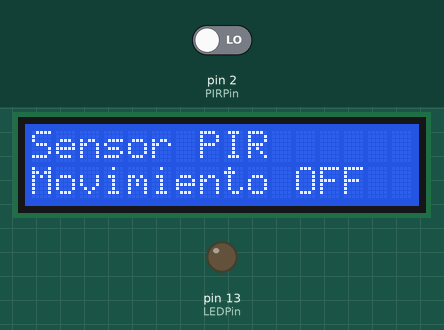
This sketch was run on a simulated Arduino Uno, built with avr-gcc and run on an emulated ATmega328P. Parts: 16×2 character LCD, output pins drawn as LEDs (lit = HIGH). The test bench sets the inputs (shaded band); at power-on: pin 2 (PIRPin) LOW. What the sketch prints to the serial monitor is not drawn.

Above: at 1.2 s.
1.3 s: pin 2 (PIRPin) driven HIGH
At 1.8 s:
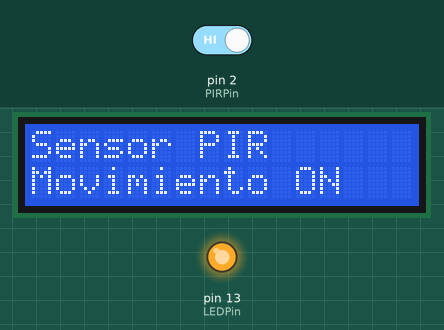
2.8 s: pin 2 (PIRPin) driven LOW
At 4.0 s:
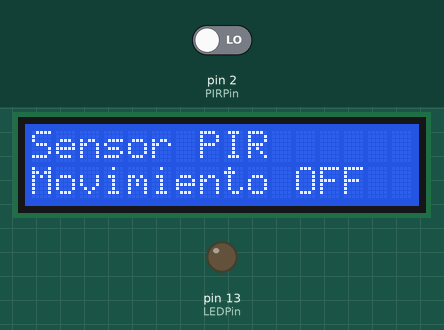
Timing chart, 0 to 5.8 s (numbered marks = the images above; inputs shaded):
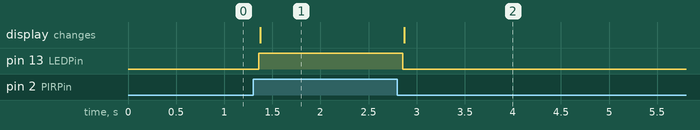

The sketch:

PIR_LCD.ino
```cpp
#include <Wire.h>
#include <LiquidCrystal_I2C.h>

const int LEDPin = 13;
const int PIRPin = 2;

int val = 0;

LiquidCrystal_I2C lcd(0x27, 16, 2);

void setup()
{
  pinMode(LEDPin, OUTPUT);
  pinMode(PIRPin, INPUT);
  Serial.begin(9600);

  lcd.init();
  lcd.backlight();
  lcd.clear();

  lcd.setCursor(0, 0);
  lcd.print("Sensor PIR");
}

void loop()
{
  val = digitalRead(PIRPin);

  if (val == HIGH)
  {
    digitalWrite(LEDPin, HIGH);
    Serial.println("Sensor activado");

    lcd.setCursor(0, 1);
    lcd.print("Movimiento ON ");
  }
  else
  {
    digitalWrite(LEDPin, LOW);
    Serial.println("Sensor parado");

    lcd.setCursor(0, 1);
    lcd.print("Movimiento OFF");
  }

  delay(200);  // pequeño debounce visual
}
```

Measured:
- after the input at 1.3 s, pin 13 (LEDPin): LOW → HIGH after 0.06 s; the display: changes after 0.07 s (image 1)
- after the input at 2.8 s, pin 13 (LEDPin): HIGH → LOW after 0.06 s; the display: changes after 0.07 s (image 2)
